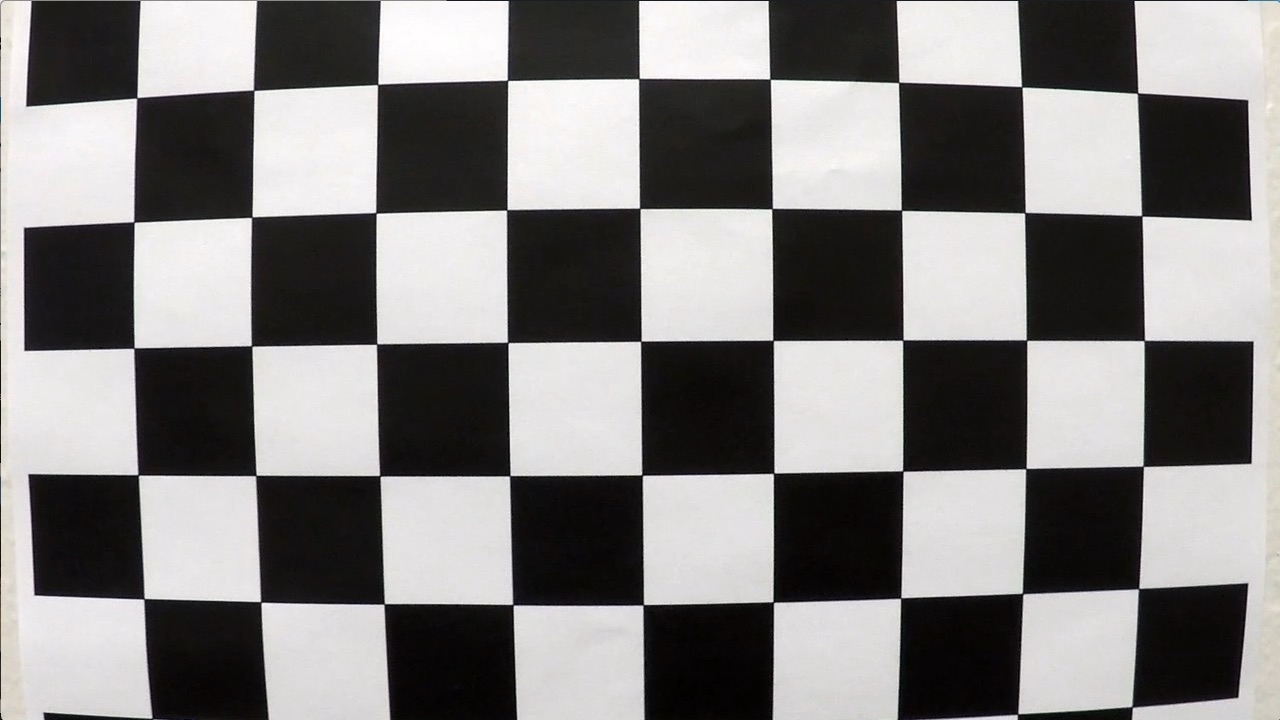
#> input picture sdcp4/camera_cal/calibration1.jpg, 1280 x 720 px; its folder holds 4 pictures in this run
$ python main.py   (older library calls are emulated)
#> lines starting #> are read from the running program, lines starting #| are printed output that depends on the picture; after the words box and inside, x2 and y2 are one past the last pixel; in counts of white or black regions, pixels touching at a corner belong together
### sdcp4/calibration_processor.py
import numpy as np
import matplotlib.image as mpimg
import glob
import cv2

#generate calibration camera matrix and distortion coefficients based on supplied chessboard dimensions and chessboard calibration images
#http://opencv-python-tutroals.readthedocs.io/en/latest/py_tutorials/py_calib3d/py_calibration/py_calibration.html
def generate_calibration_components(num_column_points, num_row_points, path_to_calibration_images, camera_image_size):
    #lists to store object/image points for all calibration images
#> called with num_column_points = 9, num_row_points = 6, path_to_calibration_images = 'sdcp4/camera_cal/*.jpg', camera_image_size = (1280, 720)
    calibration_object_points = [] #3d points in real world space
    calibration_image_points = []  #2d points on the image plane
    #a matrix of 3d coordinate values (each row holds an (x, y, z) point with each column being x, y, or z)
    #z will stay 0 since the chessboard is a plane, but we'll generate the x and y coordinates automatically (must be float coordinate points)
    calibration_object_points_template = np.mgrid[0:num_column_points, 0:num_row_points, 0:1].T.reshape(-1, 3).astype(np.float32)
    #load calibration image file path list (file paths to images of chessboards to calibrate from)
    calibration_image_file_path_list = glob.glob(path_to_calibration_images)
    #enumerate calibration image file path list, loading each image, converting to grayscale, then retrieving inside corner points
    for cur_calibration_image_file_path in calibration_image_file_path_list:
        #load image located at cur_calibration_image_file_path
        cur_calibration_image = mpimg.imread(cur_calibration_image_file_path)
#> cur_calibration_image is the input picture: shape (720, 1280, 3); mean R, G, B 130.1, 128.4, 127.8
        #convert image to grayscale
        cur_calibration_image_grayscale = cv2.cvtColor(cur_calibration_image, cv2.COLOR_RGB2GRAY)
        #find image points (inside corners of chessboard) for cur_calibration_image_grayscale
        allcornersfound, corners = cv2.findChessboardCorners(cur_calibration_image_grayscale, (num_column_points, num_row_points), None)
#> allcornersfound = False; corners = None
        #if all internal corners where found (valid chessboard pattern displaying all internal corners)
        if (allcornersfound):
            #add image points found for cur_calibration_image_grayscale to image_points list
            calibration_image_points.append(corners)
            #add associated objects points for this calibrations image (same for all calibration images)
            calibration_object_points.append(calibration_object_points_template)
    #derive camera matrix (needed to transform 3d object points to 2d image points) and distortion coefficients
    #based on image and object points derived from calibration images taken on that same camera
    _, camera_matrix, distortion_coeff, _, _ = cv2.calibrateCamera(calibration_object_points, calibration_image_points, camera_image_size, None, None)
    #return components
    return (camera_matrix, distortion_coeff)

#transform an image to compensate for radial and tangential lens distortion
#calibration_components[0] is camera_matrix, calibration_components[1] is distortion_coeff
def perform_undistort(image, calibration_components):
    #return the undistorted image
    return cv2.undistort(image, calibration_components[0], calibration_components[1])

### test_pipeline.py
import cv2
import numpy as np
import pickle
from scipy.ndimage.measurements import label
from sdcp4.calibration_processor import perform_undistort
from sdcp4.perspective_processor import perform_perspective_transform
from sdcp4.threshold_processor import perform_thresholding
from sdcp4.lane_processor import *
from vehicle_processor import *

#test the pipeline components and produce outputs in the output_images directory
#perspective_transform_components[0] is warp_perspective_matrix, perspective_transform_components[1] is unwarp_perspective_matrix
def execute_test_pipeline(calibration_components, perspective_transform_components, src_vertices):

    #############################
    ## TEST CAMERA CALIBRATION ##
    #############################

    #test camera calibration by undistorting a test road image
    #load image
    bgr_test_road_image = cv2.imread("test_images/test6.jpg")
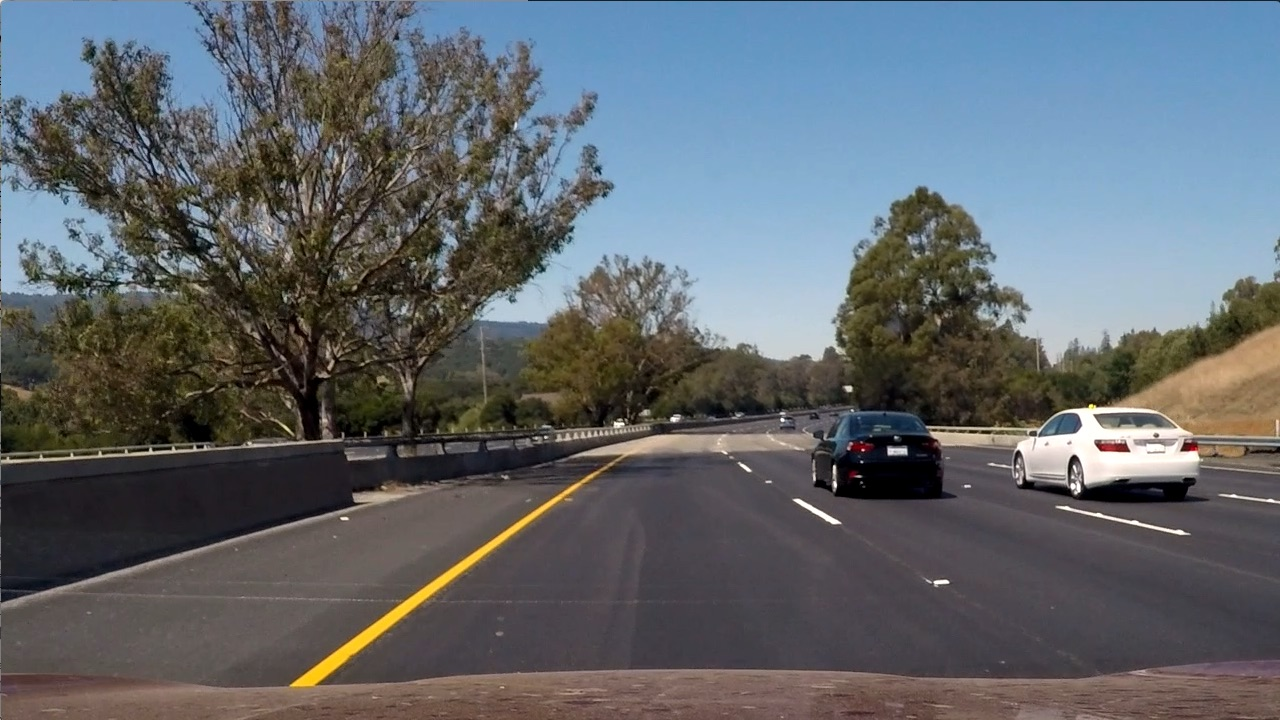
#> input picture test_images/test6.jpg, 1280 x 720 px
#> bgr_test_road_image is the input picture: shape (720, 1280, 3); mean B, G, R 107.9, 102.6, 97
    #convert from bgr to rgb
    test_road_image = cv2.cvtColor(bgr_test_road_image, cv2.COLOR_BGR2RGB)

    #undistort image - this undistorted image will be used to demonstrate the production_pipeline along the way (all outputs will be placed in 'output_images' folder)
    undistorted_test_road_image = perform_undistort(test_road_image, calibration_components)

    ################################
    ## TEST PERSPECTIVE TRANSFORM ##
    ################################

    #transform perspective (warp) - this will squish the depth of field in the source mapping into the height of the image,
    #which will make the upper 3/4ths blurry, need to adjust dest_upper* y-values to negative to stretch it out and clear the transformed image up
    #we won't do that as we'll lose right dashes in the 720 pix height of the image frame
    warped_undistorted_test_road_image = perform_perspective_transform(undistorted_test_road_image, perspective_transform_components[0])

    ####################################
    ## TEST COLOR/GRADIENT THRESHOLD  ##
    ####################################

    #apply thresholding to warped image and produce a binary result
    thresholded_warped_undistorted_test_road_image = perform_thresholding(warped_undistorted_test_road_image)

    #########################
    ## TEST LANE DETECTION ##
    #########################

    ## BLIND SEARCH ##

    #map out the left and right lane line pixel coordinates via windowed search
    left_lane_pixel_coordinates, right_lane_pixel_coordinates, _ = perform_blind_lane_line_pixel_search(thresholded_warped_undistorted_test_road_image, return_debug_image=False)

    #compute the polynomial coefficients for each lane line using the x and y pixel locations from the mapping function
    #we're fitting (computing coefficients of) a second order polynomial: f(y) = A(y^2) + By + C
    #we're fitting for f(y) rather than f(x), as the lane lines in the warped image are near vertical and may have the same x value for more than one y value
    left_lane_line_coeff, right_lane_line_coeff = compute_lane_line_coefficients(left_lane_pixel_coordinates, right_lane_pixel_coordinates)

    #generate range of evenly spaced numbers over y interval (0 - 719) matching image height
    y_linespace = np.linspace(0, (thresholded_warped_undistorted_test_road_image.shape[0] - 1), thresholded_warped_undistorted_test_road_image.shape[0])

    #left lane fitted polynomial (f(y) = A(y^2) + By + C)
    left_lane_line_fitted_poly = (left_lane_line_coeff[0] * (y_linespace ** 2)) + (left_lane_line_coeff[1] * y_linespace) + left_lane_line_coeff[2]
    #right lane fitted polynomial (f(y) = A(y^2) + By + C)
    right_lane_line_fitted_poly = (right_lane_line_coeff[0] * (y_linespace ** 2)) + (right_lane_line_coeff[1] * y_linespace) + right_lane_line_coeff[2]

    #draw the fitted polynomials on the debug_image and export
    #recast the x and y points into usable format for polylines and fillPoly
    pts_left = np.array([np.transpose(np.vstack([left_lane_line_fitted_poly, y_linespace]))])
    pts_right = np.array([np.flipud(np.transpose(np.vstack([right_lane_line_fitted_poly, y_linespace])))])

    ## compute left and right lane curvature ##
    left_curvature, right_curvature = compute_curvature_of_lane_lines(thresholded_warped_undistorted_test_road_image.shape, left_lane_line_fitted_poly, right_lane_line_fitted_poly)

    ## compute vehicle offset from center ##
    vehicle_offset = compute_vehicle_offset(thresholded_warped_undistorted_test_road_image.shape, left_lane_line_coeff, right_lane_line_coeff)

    #####################################
    ## TEST PROJECTION BACK ONTO ROAD  ##
    #####################################

    #create an image to draw the lines on
    warped_lane = np.zeros_like(warped_undistorted_test_road_image).astype(np.uint8)

    #draw the lane onto the warped blank image
    pts = np.hstack((pts_left, pts_right))
    cv2.fillPoly(warped_lane, np.int_([pts]), (152, 251, 152))

    #draw fitted lines on image
    cv2.polylines(warped_lane, np.int_([pts_left]), False, color=(189,183,107), thickness=20, lineType=cv2.LINE_AA)
    cv2.polylines(warped_lane, np.int_([pts_right]), False, color=(189,183,107), thickness=20, lineType=cv2.LINE_AA)

    #transform perspective back to original (unwarp)
    warped_to_original_perspective = perform_perspective_transform(warped_lane, perspective_transform_components[1])

    #combine (weight) the result with the original image
    projected_lane = cv2.addWeighted(undistorted_test_road_image, 1, warped_to_original_perspective, 0.3, 0)

    #add tracking text
    font = cv2.FONT_HERSHEY_SIMPLEX
    cv2.putText(projected_lane, 'Lane curvature: {0:.2f} meters'.format(np.mean([left_curvature, right_curvature])), (20, 50), font, 1, (255, 255, 255), 2, cv2.LINE_AA)
    cv2.putText(projected_lane, 'Vehicle offset: {0:.2f} meters'.format(vehicle_offset), (20, 100), font, 1, (255, 255, 255), 2, cv2.LINE_AA)

    ######################################
    ## TEST VEHICLE DETECTION/TRACKING  ##
    ######################################

    #hyperparameters
    spatial_reduction_size = 32   #reduce the training images from 64x64 to 32x32 resolution (smaller feature vector but still retains useful shape and color information)
    pixel_intensity_fd_bins = 64  #number of bins to use to compute raw pixel intensity frequency distribution
    hog_orientation_bins = 9      #number of orientation bins to use in hog feature extraction
    hog_pixels_per_cell = 8       #number of pixels per cell to use in hog feature extraction
    hog_cells_per_block = 2       #number of cells per block to use in hog feature extraction
    scale_factor_list = [2.0, 1.5, 1.2, 1] #window scales
    y_axis_start = 400 #start y-axis crop
    y_axis_stop = 656  #end y-axis crop

    dist_pickle = pickle.load( open("model_training/pickled_objects/trained_model.p", "rb" ) )
    support_vector_classifier = dist_pickle["model"]
    X_feature_scaler = dist_pickle["scaler"]

    #for the current frame, detect vehicles at each scale,
    #returning the list of coordinates (p1 and p2) of the window that signaled a positive prediction
    positive_detection_window_coordinates = perform_vehicle_search(undistorted_test_road_image, y_axis_start, y_axis_stop, scale_factor_list, support_vector_classifier, X_feature_scaler, spatial_reduction_size, pixel_intensity_fd_bins, hog_orientation_bins, hog_pixels_per_cell, hog_cells_per_block)

    #create a heat map
    heatmap = np.zeros_like(undistorted_test_road_image[:,:,0]).astype(np.float)

    #apply heat to all pixels within the set of detected windows
    heatmap = apply_heat_to_heatmap(heatmap, positive_detection_window_coordinates)

    #apply threshold to heatmap to help remove false positives
    heatmap = apply_threshold_to_heatmap(heatmap, 3)

    #compute final bounding boxes from heatmap
    labeled_objects = label(heatmap)

    #draw final bounding boxes on projected lane image
    projected_lane = draw_bounding_boxes_for_labeled_objects(projected_lane, labeled_objects)

    #save image
    #convert from rgb to bgr (the format opencv likes)
    projected_lane = cv2.cvtColor(projected_lane, cv2.COLOR_RGB2BGR)
    cv2.imwrite("output_images/projected_lane_and_detected_vehices_test6.jpg", projected_lane)

### sdcp4/perspective_processor.py
import cv2

#generate a tuple containing the perspective matrices to warp and unwarp
def generate_perspective_transform_components(src_vertices, dest_vertices):
    #get perspective matrix based on source --> destination point mapping (warp)
    warp_perspective_matrix = cv2.getPerspectiveTransform(src_vertices, dest_vertices)
    #get perspective matrix based on destination --> source point mapping (unwarp)
    unwarp_perspective_matrix = cv2.getPerspectiveTransform(dest_vertices, src_vertices)
    #return perspective matrices
    return (warp_perspective_matrix, unwarp_perspective_matrix)

#transform the perspective of the supplied undistorted image using the supplied perspective matrix
def perform_perspective_transform(image, perspective_matrix):
    #warp or unwarp based on perspective matrix supplied
    return cv2.warpPerspective(image, perspective_matrix, (image.shape[1], image.shape[0]), flags=cv2.INTER_LINEAR)

### sdcp4/threshold_processor.py
import numpy as np
import cv2

#compute the density of hot (value of 1) pixels across the x-axis within a specified y-axis chunk/window
#remember, (0, 0) of an image is the top left corner of that image
def compute_hot_pixel_density_across_x_axis(image, offset, window_size):
    #sum each column across the x-axis for the particular window in question (offset = y (row) start position, window_size = # of rows in each column to sum)
    #this will sum from offset to ((offset + window_size) - 1)
    return np.sum(image[offset:offset+window_size, :], axis=0)

#apply gaussian blur to an image
def apply_gaussian_blur(image, kernel_size):
    return cv2.GaussianBlur(image, (kernel_size, kernel_size), 0)

#apply finite difference filter (Sobel) to an image
def apply_gradient_filter(image, orient='x', sobel_kernel=3, threshold=(0, 255)):
    #take the derivative in x or y given orient = 'x' or 'y'
    if (orient == 'x'):
        sobel = cv2.Sobel(image, cv2.CV_64F, 1, 0)
    else:
        sobel = cv2.Sobel(image, cv2.CV_64F, 0, 1)
    #take the absolute value of the derivative/gradient
    abs_sobel = np.absolute(sobel)
    #scale to 8-bit (0 - 255) then convert to type = np.uint8
    scaled_sobel = np.uint8((255 * abs_sobel) / np.max(abs_sobel))
    #create a mask of 1's where the scaled gradient magnitude is > min and <= max
    binary = np.zeros_like(scaled_sobel)
    binary[(scaled_sobel > threshold[0]) & (scaled_sobel <= threshold[1])] = 1
    #return result
    return binary

#apply color thresholding to the h, l, & s channels to enhance yellow and white lines
def apply_hls_channel_color_thresholding(h, l, s):
    #hue (represents color independent of any change in brightness)
    h_threshold = (0, 50)
    #treat the original as immutable
    filtered_h = h.copy()
    #values outside of the threshold range are set to zero
    filtered_h[(h < h_threshold[0]) | (h > h_threshold[1])] = 0
    #lightness (brightness)
    l_threshold = (140, 255)
    #treat the original as immutable
    filtered_l = s.copy()
    #values outside of the threshold range are set to zero
    filtered_l[(l < l_threshold[0]) | (l > l_threshold[1])] = 0
    #saturation (measurement of colorfulness)
    s_threshold = (140, 255)
    #treat the original as immutable
    filtered_s = s.copy()
    #values outside of the threshold range are set to zero
    filtered_s[(s < s_threshold[0]) | (s > s_threshold[1])] = 0
    #recombine filtered hls channels
    filtered_hls = np.dstack((filtered_h, filtered_l, filtered_s))
    #convert back to rgb color-space for display
    filtered_rgb = cv2.cvtColor(filtered_hls, cv2.COLOR_HLS2RGB)
    #convert to binary
    binary = cv2.cvtColor(filtered_rgb, cv2.COLOR_RGB2GRAY)
    binary[binary < 128] = 0    #black
    binary[binary >= 128] = 1   #white
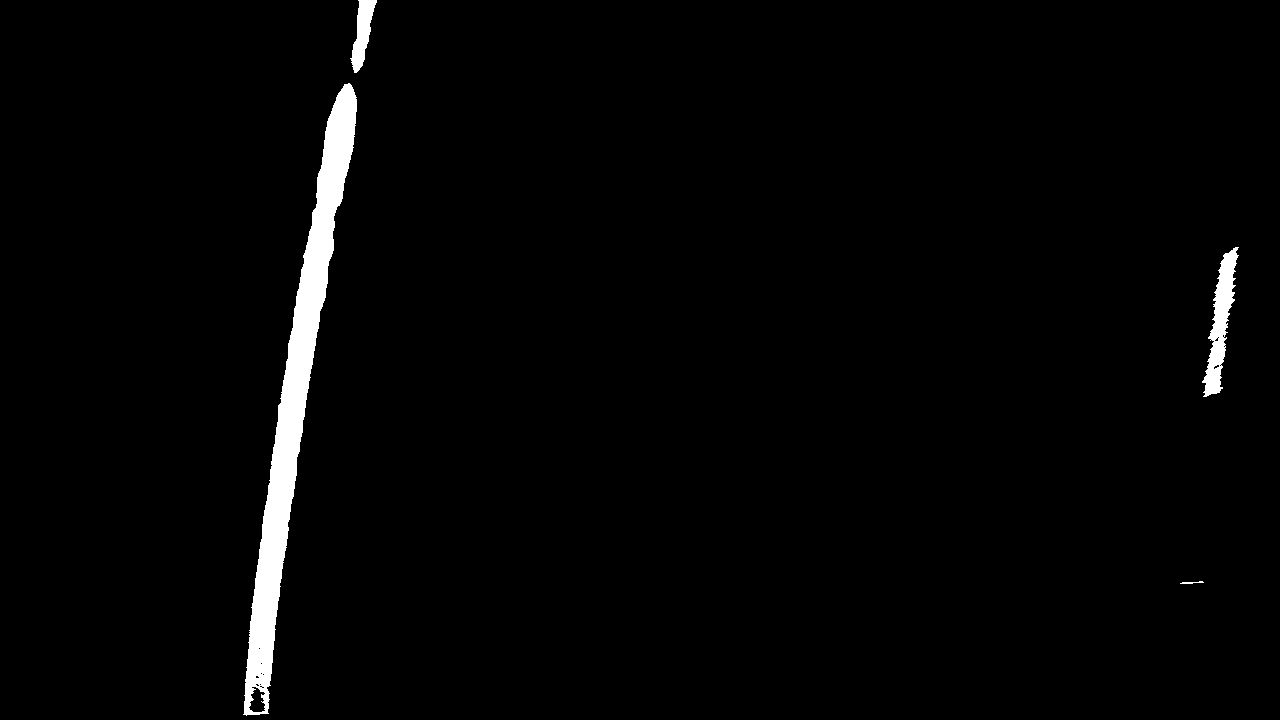
#> binary: shape (720, 1280); values 0 (black) and 1 (white), 2.1% white; 4 white regions, box (x1, y1, x2, y2) and area: (243, 83, 357, 716) 16078, (1202, 247, 1239, 397) 2206, (350, 0, 377, 73) 968, (1180, 581, 1204, 584) 39
    #return
    return binary

#apply gradient thresholding to the hls 'lightness' channel (l)
def apply_l_channel_gradient_thresholding(l):
    #smooth channel (blurring first allows us to set a higher 'low' threshold - e.g., less noise)
    l_blurred = apply_gaussian_blur(l, 45)
    #apply finite difference filter (Sobel - across x-axis)
    return apply_gradient_filter(l_blurred, orient='x', threshold=(45, 255))
#> in apply_gradient_filter, `sobel = cv2.Sobel(image, cv2.CV_64F, 1, 0)`:
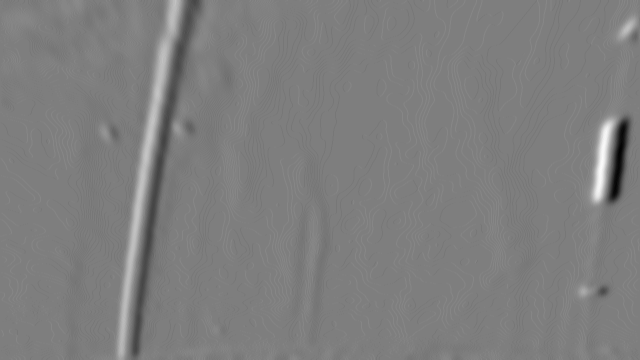
#> sobel: shape (720, 1280) float64 (shown at 1/2 size); min -67, max 68, mean 0; drawn with min black and max white
#> in apply_gradient_filter, `abs_sobel = np.absolute(sobel)`:
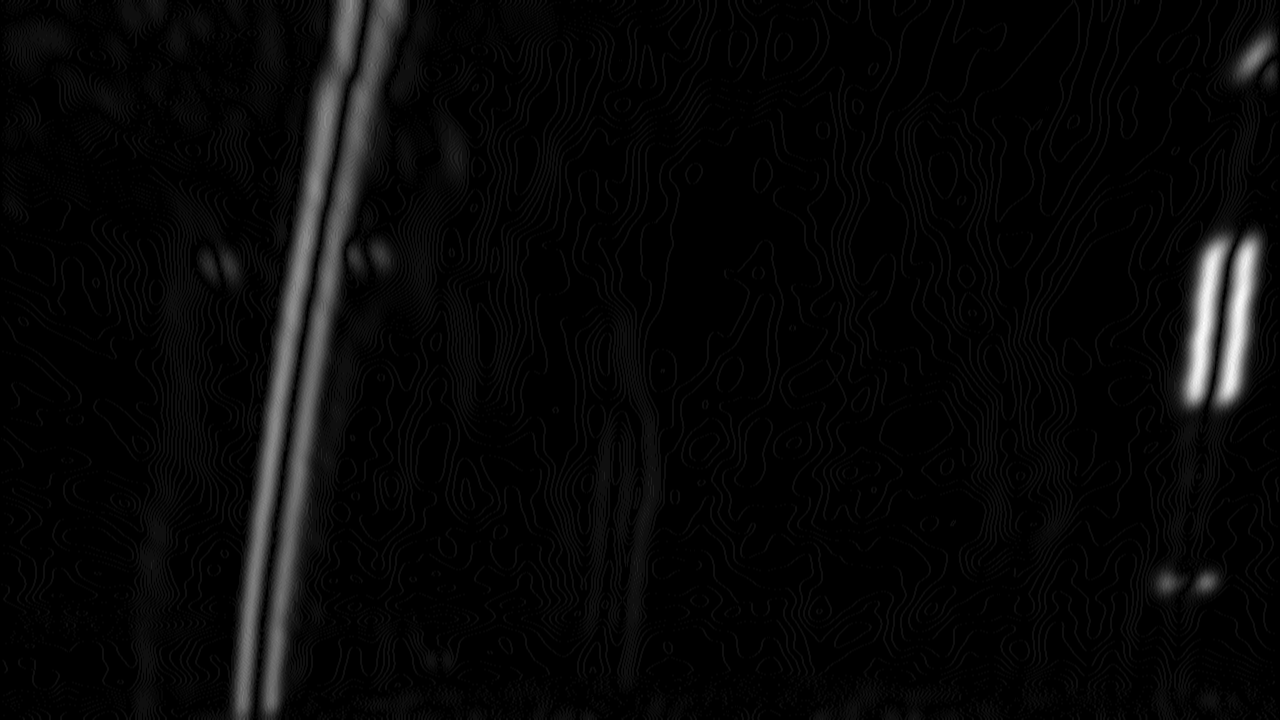
#> abs_sobel: shape (720, 1280) float64; min 0, max 68, mean 2.1; drawn with min black and max white
#> returned value: shape (720, 1280); values 0 (black) and 1 (white), 4.5% white; 13 white regions (4 under 20 px), largest, box (x1, y1, x2, y2) and area: (234, 0, 363, 720) 15257, (262, 0, 403, 717) 14968, (1180, 233, 1232, 410) 4919
#> (the rest of the program and of its run is left out)
